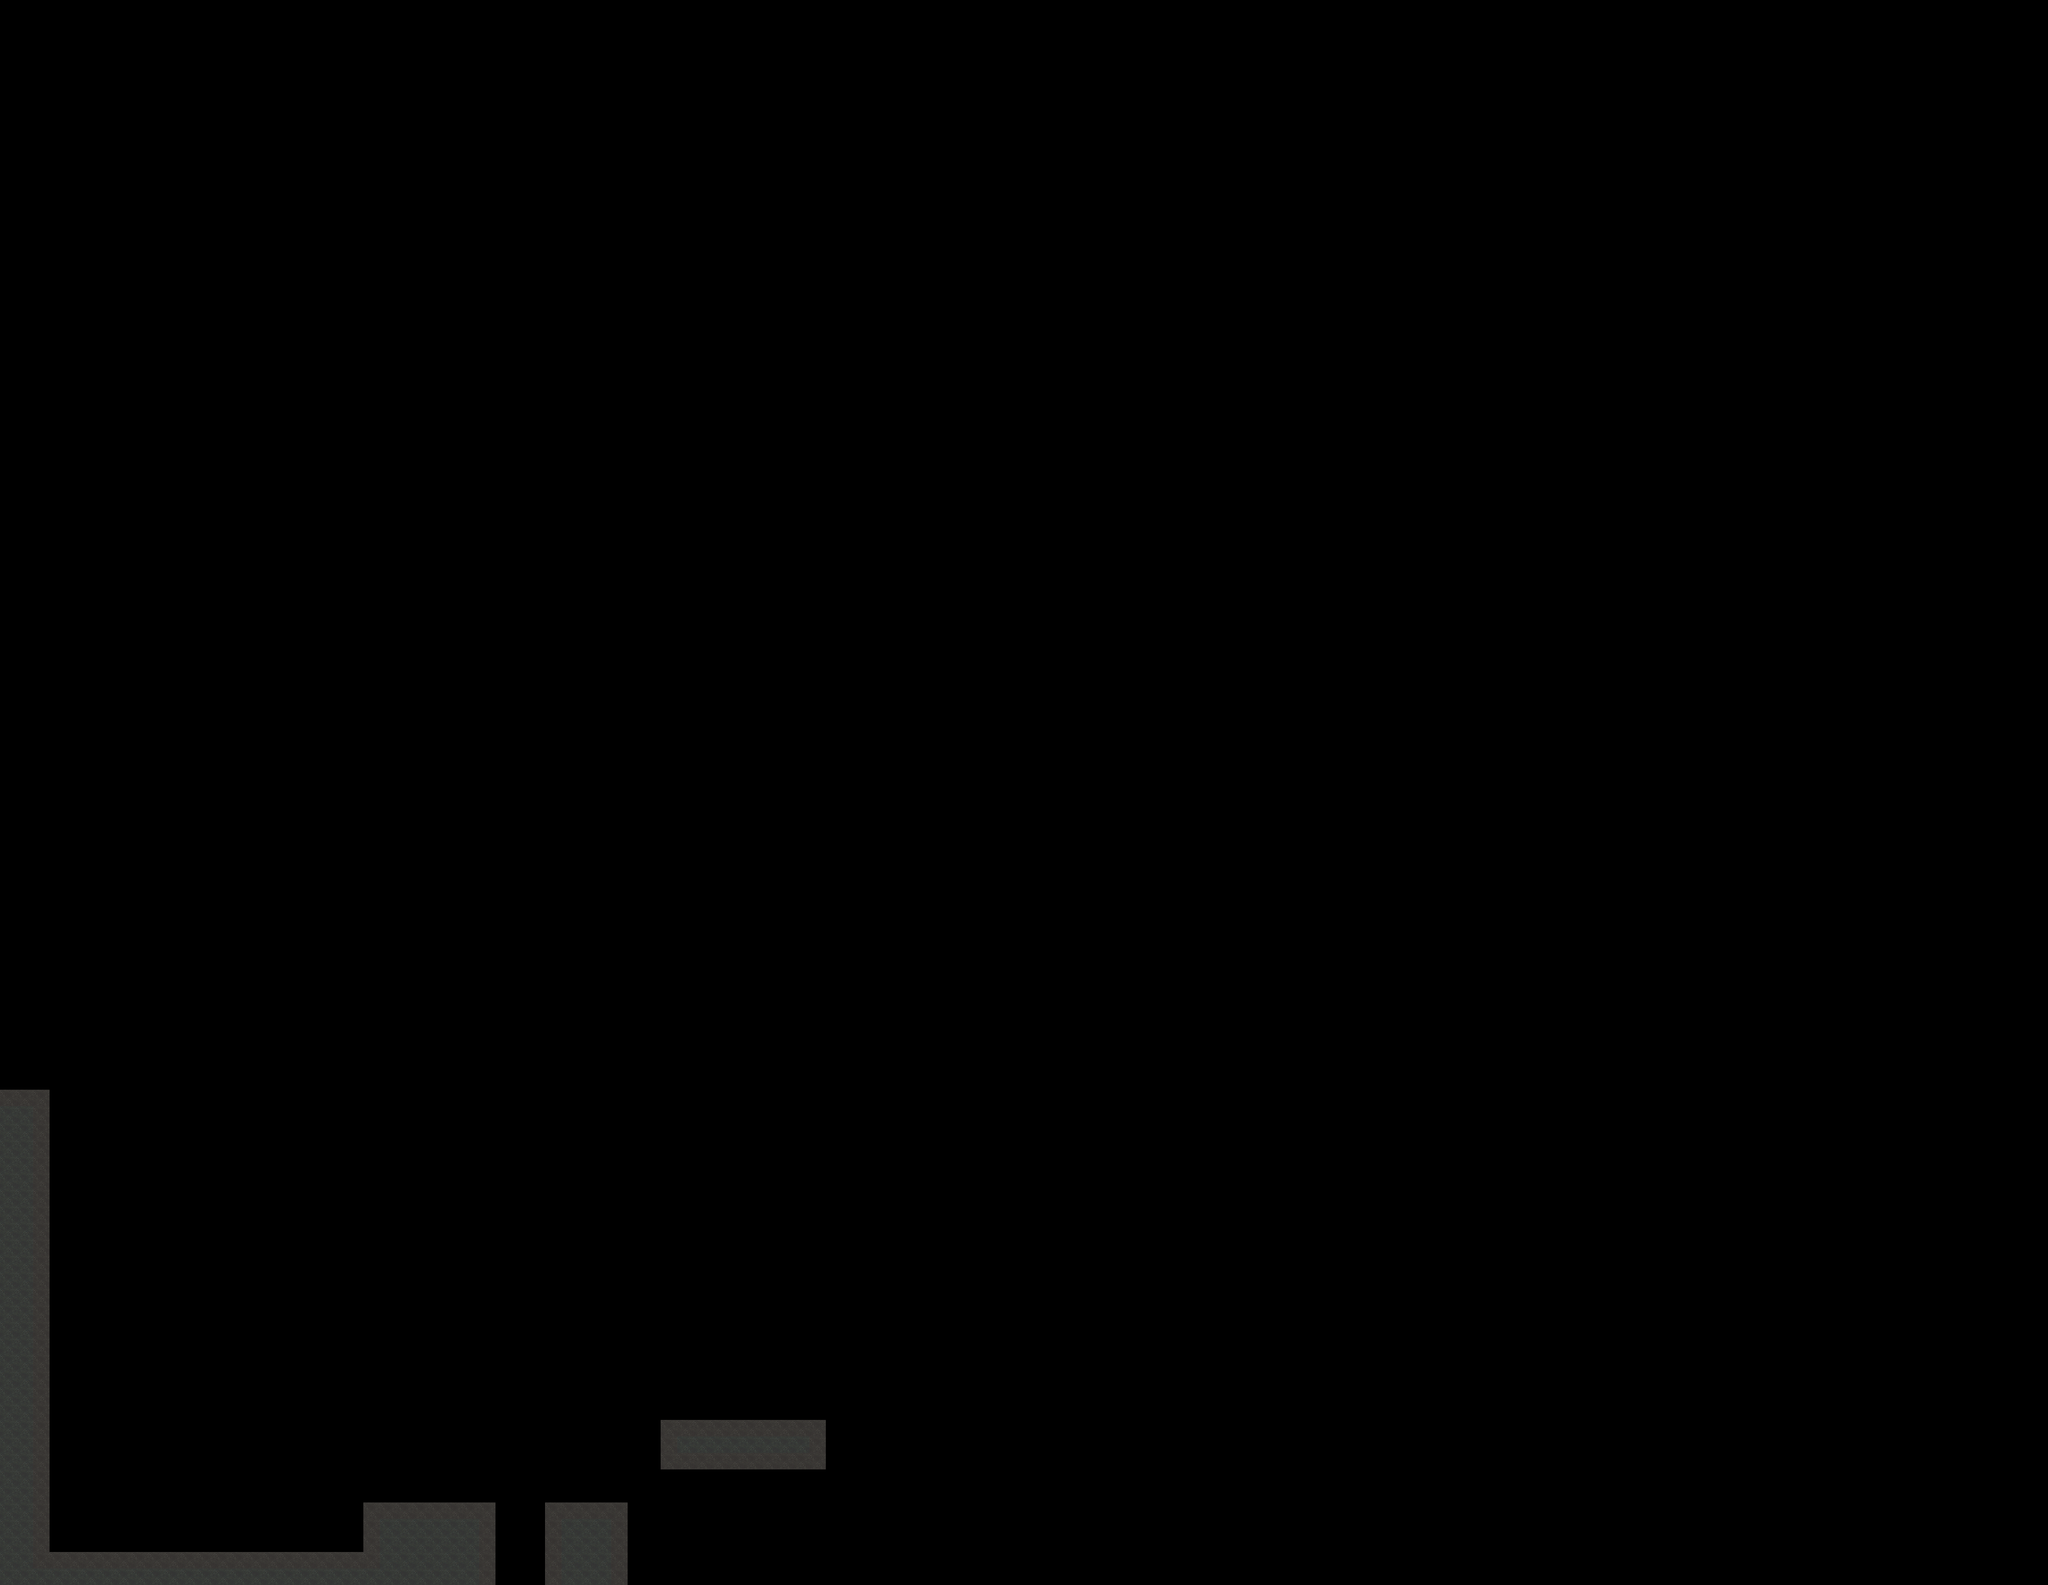

Below is a game level as drawn by its tile map, then a one-line description and the .tmx that defines it (tile-layer data replaced by summaries):
An orthogonal 124x96 tile map with 32x32 px tiles, 1 tile layer (platforms).

<map version="1.2" tiledversion="1.2.4" orientation="orthogonal" renderorder="right-down" width="124" height="96" tilewidth="32" tileheight="32" infinite="0" nextlayerid="2" nextobjectid="1">
 <tileset firstgid="1" name="rock_tileset_01" tilewidth="32" tileheight="32" tilecount="4" columns="2">
  <image source="../sprites/rock_tileset_01.png" width="64" height="64" />
  <tile id="0">
   <properties>
    <property name="collides" type="bool" value="true" />
   </properties>
  </tile>
  <tile id="1">
   <properties>
    <property name="collides" type="bool" value="true" />
   </properties>
  </tile>
  <tile id="2">
   <properties>
    <property name="collides" type="bool" value="true" />
   </properties>
  </tile>
  <tile id="3">
   <properties>
    <property name="collides" type="bool" value="true" />
   </properties>
  </tile>
 </tileset>
 <layer id="1" name="platforms" width="124" height="96">
  <data>[11904 cells, 223 non-empty, 2 distinct tile ids]</data>
 </layer>
</map>
